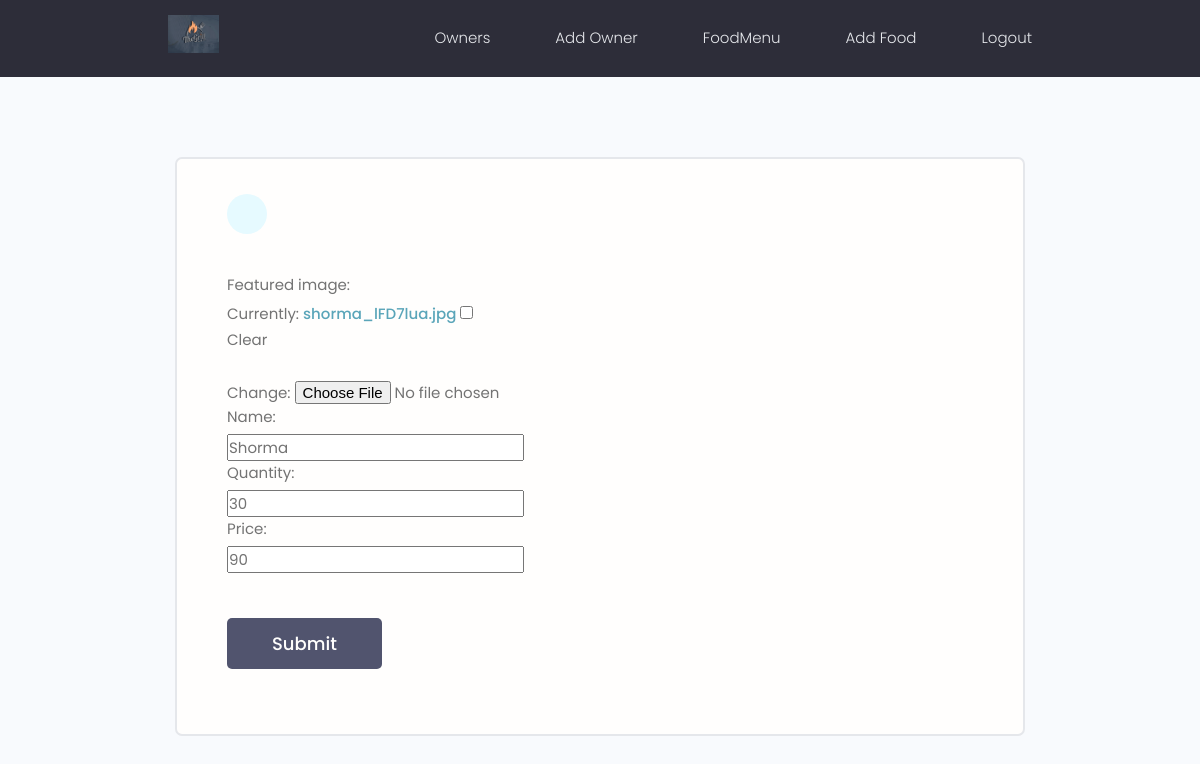
The app's page /ownerpanel/editfood/cec1ba0d032742ce8997da067fbfac68/ (signed in), older data.
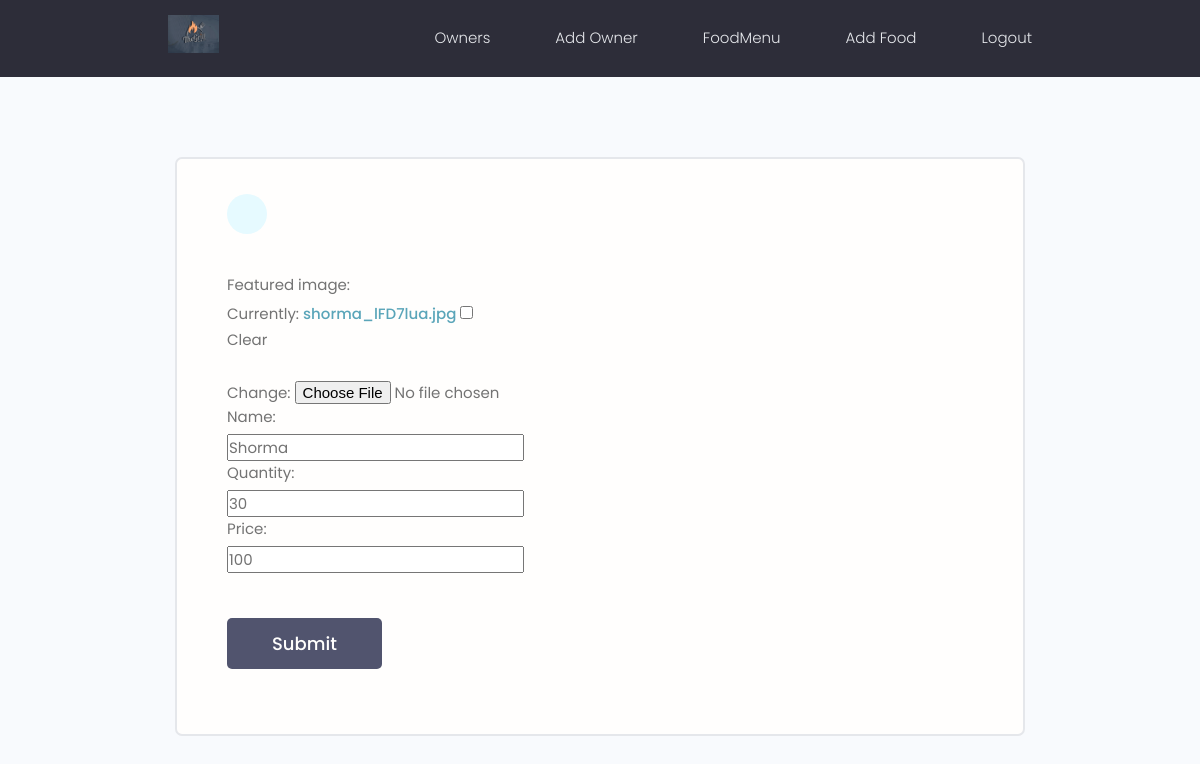
The same page, newer data.
### Owner_Panel/models.py (models this page shows, shortened)
class Food_Panel(models.Model):
    featured_image = models.ImageField(blank=True,null=True,default='default.jpg')
    name = models.CharField(max_length=200, null=False, blank=False)
    quantity = models.IntegerField(null=False, blank=False)
    price = models.IntegerField(null=False, blank=False)
    id = models.UUIDField(default=uuid.uuid4, unique=True,
                          primary_key=True, editable=False)
    created = models.DateTimeField(auto_now_add=True)
    food_priority_serial = models.IntegerField(null=True, blank=True)

### Owner_Panel/views.py (the view)
# urls.py: path('editfood/<str:food_id>/',views.edit_food,name="edit_food"),
@login_required(login_url='ownerlogin')
def edit_food(request,food_id):
    perticular_food_details = Food_Panel.objects.get(id=food_id)
    form = editFood(instance=perticular_food_details)
    context = {'form':form,'perticular_food':perticular_food_details}
    if request.method == 'POST':
        form = editFood(request.POST, request.FILES, instance=perticular_food_details)
        if form.is_valid():
            form.save()
            messages.success(request,"Successfully Updated")
            return redirect('food_details',food_id)
    return render(request,'Owner_Panel/edit_food.html', context)

### Owner_Panel/editFoodForms.py
class editFood(ModelForm):
    class Meta:
        model = Food_Panel
        exclude = ['food_priority_serial','created']

### Owner_Panel/templates/Owner_Panel/edit_food.html (shortened to what this page needs)
{% extends 'main.html' %}
{% block content %}
<main class="formPage my-xl">
  <div class="content-box">
      <div class="formWrapper">
          <a class="backButton" href="{% url "food_details" perticular_food.id %}"></a>
          <br>
          <form action="" method="POST" enctype="multipart/form-data">
              <div class="form__field">
                {{form.as_table}}
              </div>
              <input class="btn btn--sub btn--lg  my-md" type="submit" value="Submit" />
          </form>
      </div>
  </div>
</main>
{% endblock %}

Row changes from the older to the newer data that the page shows:
changed Food_Panel "Shorma": price "90" → "100"
